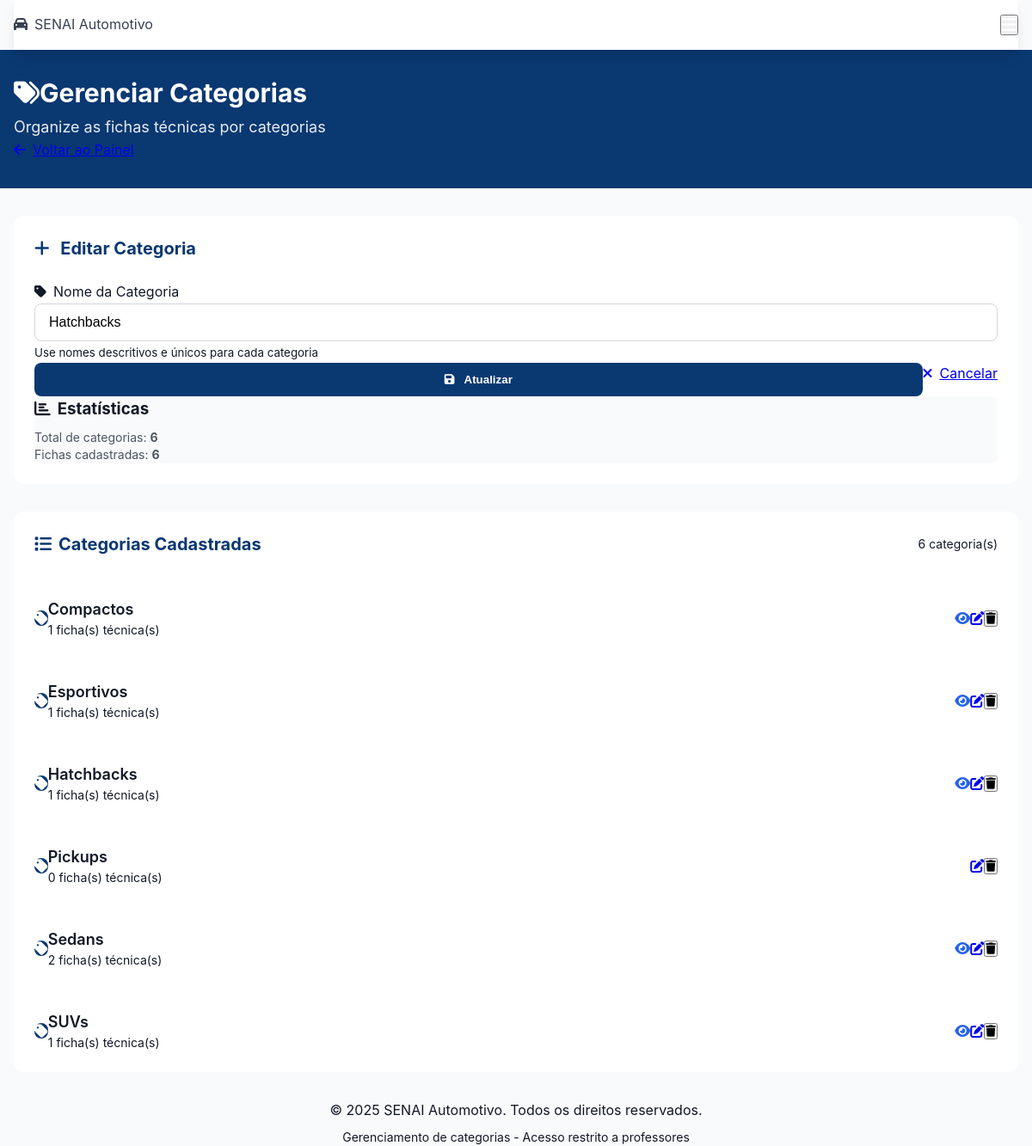
Page /categorias.php?edit=2 (signed in) on the committed database.
### tables this page shows
CREATE TABLE IF NOT EXISTS categorias (
    id INT AUTO_INCREMENT PRIMARY KEY,
    nome VARCHAR(255) NOT NULL UNIQUE
);

### categorias.php (the view, shortened to what this page needs)
<?php
$host = 'localhost';
$dbname = 'senai_automotivo';
$username = 'root';
$password = '';
try {
    $pdo = new PDO("mysql:host=$host;dbname=$dbname", $username, $password);
    $pdo->setAttribute(PDO::ATTR_ERRMODE, PDO::ERRMODE_EXCEPTION);
} catch(PDOException $e) {
    die("Erro na conexão: " . $e->getMessage());
}
$stmt = $pdo->query("SELECT c.*, COUNT(f.id) as total_fichas
                     FROM categorias c
                     LEFT JOIN fichas_tecnicas f ON c.id = f.categoria_id
                     GROUP BY c.id
                     ORDER BY c.nome");
$categorias = $stmt->fetchAll(PDO::FETCH_ASSOC);
$editCategoria = null;
if (isset($_GET['edit']) && is_numeric($_GET['edit'])) {
    $stmt = $pdo->prepare("SELECT * FROM categorias WHERE id = ?");
    $stmt->execute([$_GET['edit']]);
    $editCategoria = $stmt->fetch(PDO::FETCH_ASSOC);
}
?>
<!DOCTYPE html>
<html lang="pt-BR">
<head>
    <link rel="stylesheet" href="style.css">
    <link rel="stylesheet" href="https://cdn.jsdelivr.net/npm/@fortawesome/fontawesome-free@6.4.0/css/all.min.css">
</head>
<body>
    <header class="header">
        <div class="container mx-auto px-4">
            <nav class="flex justify-between items-center py-4">
                <a href="index.php" class="logo">
                    <i class="fas fa-car mr-2"></i>SENAI Automotivo
                </a>
                <button class="md:hidden text-white" onclick="toggleMobileMenu()">
                    <i class="fas fa-bars text-xl"></i>
                </button>
            </nav>
        </div>
    </header>
    <section class="bg-senai-blue text-white py-8">
        <div class="container mx-auto px-4">
            <div class="flex flex-col md:flex-row justify-between items-start md:items-center">
                <div>
                    <h1 class="text-3xl font-bold mb-2">
                        <i class="fas fa-tags mr-3"></i>Gerenciar Categorias
                    </h1>
                    <p class="text-lg opacity-90">
                        Organize as fichas técnicas por categorias
                    </p>
                </div>
                <div class="mt-4 md:mt-0">
                    <a href="painel_professor.php" class="btn btn-secondary">
                        <i class="fas fa-arrow-left mr-2"></i>Voltar ao Painel
                    </a>
                </div>
            </div>
        </div>
    </section>
    <section class="py-8">
        <div class="container mx-auto px-4">
            <div class="grid grid-cols-1 lg:grid-cols-3 gap-8">
                <div class="lg:col-span-1">
                    <div class="bg-white rounded-xl shadow p-6">
                        <h2 class="text-xl font-bold senai-blue mb-6">
                            <i class="fas fa-plus mr-2"></i>
                            <?php echo $editCategoria ? 'Editar Categoria' : 'Nova Categoria'; ?>
                        </h2>
                        <form method="POST">
                            <div class="form-group">
                                <label for="nome" class="form-label">
                                    <i class="fas fa-tag mr-2"></i>Nome da Categoria
                                </label>
                                <input type="text"
                                       id="nome"
                                       name="nome"
                                       class="form-input"
                                       placeholder="Ex: Sedans, SUVs, Hatchbacks..."
                                       value="<?php echo htmlspecialchars($editCategoria['nome'] ?? ''); ?>"
                                       required>
                                <small class="text-gray-500">
                                    Use nomes descritivos e únicos para cada categoria
                                </small>
                            </div>
                            <div class="flex gap-3">
                                <button type="submit" class="btn btn-primary flex-1">
                                    <i class="fas fa-save mr-2"></i>
                                    <?php echo $editCategoria ? 'Atualizar' : 'Criar'; ?>
                                </button>
                                <?php if ($editCategoria): ?>
                                    <a href="categorias.php" class="btn btn-secondary">
                                        <i class="fas fa-times mr-2"></i>Cancelar
                                    </a>
                                <?php endif; ?>
                            </div>
                        </form>
                        <div class="mt-8 p-4 bg-gray-50 rounded-lg">
                            <h3 class="font-bold text-gray-800 mb-2">
                                <i class="fas fa-chart-bar mr-2"></i>Estatísticas
                            </h3>
                            <div class="text-sm text-gray-600">
                                <p>Total de categorias: <strong><?php echo count($categorias); ?></strong></p>
                                <p>Fichas cadastradas: <strong><?php echo array_sum(array_column($categorias, 'total_fichas')); ?></strong></p>
                            </div>
                        </div>
                    </div>
                </div>
                <div class="lg:col-span-2">
                    <div class="bg-white rounded-xl shadow">
                        <div class="p-6 border-b border-gray-200">
                            <div class="flex justify-between items-center">
                                <h2 class="text-xl font-bold senai-blue">
                                    <i class="fas fa-list mr-2"></i>Categorias Cadastradas
                                </h2>
                                <div class="text-sm text-gray-500">
                                    <?php echo count($categorias); ?> categoria(s)
                                </div>
                            </div>
                        </div>
                        <?php if (empty($categorias)): ?>
                            <div class="p-8 text-center">
                                <i class="fas fa-tags text-6xl text-gray-300 mb-4"></i>
                                <h3 class="text-xl font-bold text-gray-600 mb-2">Nenhuma categoria cadastrada</h3>
                                <p class="text-gray-500">
                                    Crie sua primeira categoria para organizar as fichas técnicas
                                </p>
                            </div>
                        <?php else: ?>
                            <div class="divide-y divide-gray-200">
                                <?php foreach ($categorias as $categoria): ?>
                                    <div class="p-6 hover:bg-gray-50 transition-colors">
                                        <div class="flex items-center justify-between">
                                            <div class="flex items-center">
                                                <div class="w-12 h-12 bg-senai-blue rounded-lg flex items-center justify-center mr-4">
                                                    <i class="fas fa-tag text-white text-lg"></i>
                                                </div>
                                                <div>
                                                    <h3 class="text-lg font-semibold text-gray-900">
                                                        <?php echo htmlspecialchars($categoria['nome']); ?>
                                                    </h3>
                                                    <p class="text-sm text-gray-500">
                                                        <?php echo $categoria['total_fichas']; ?> ficha(s) técnica(s)
                                                    </p>
                                                </div>
                                            </div>
                                            <div class="flex items-center space-x-3">
                                                <?php if ($categoria['total_fichas'] > 0): ?>
                                                    <a href="fichas.php?categoria=<?php echo $categoria['id']; ?>"
                                                       class="text-blue-600 hover:text-blue-800"
                                                       title="Ver fichas desta categoria">
                                                        <i class="fas fa-eye"></i>
                                                    </a>
                                                <?php endif; ?>
                                                <a href="categorias.php?edit=<?php echo $categoria['id']; ?>"
                                                   class="text-green-600 hover:text-green-800"
                                                   title="Editar categoria">
                                                    <i class="fas fa-edit"></i>
                                                </a>
                                                <button onclick="confirmDelete(<?php echo $categoria['id']; ?>, '<?php echo addslashes($categoria['nome']); ?>', <?php echo $categoria['total_fichas']; ?>)"
                                                        class="text-red-600 hover:text-red-800"
                                                        title="Excluir categoria">
                                                    <i class="fas fa-trash"></i>
                                                </button>
                                            </div>
                                        </div>
                                    </div>
                                <?php endforeach; ?>
                            </div>
                        <?php endif; ?>
                    </div>
                </div>
            </div>
        </div>
    </section>
    <footer class="footer">
        <div class="container mx-auto px-4">
            <div class="text-center">
                <p>&copy; <?php echo date('Y'); ?> SENAI Automotivo. Todos os direitos reservados.</p>
                <p class="mt-2 text-sm opacity-75">
                    Gerenciamento de categorias - Acesso restrito a professores
                </p>
            </div>
        </div>
    </footer>
</body>
</html>

### style.css (style rules this page uses)
:root { --senai-blue: #0A3871; --senai-red: #E31E24; --senai-dark: #1D2939; --gray-50: #f9fafb; --gray-100: #f3f4f6; --gray-200: #e5e7eb; --gray-300: #d1d5db; --gray-400: #9ca3af; --gray-500: #6b7280; --gray-600: #4b5563; --gray-700: #374151; --gray-800: #1f2937; --gray-900: #111827; --blue-600: #2563eb; --blue-700: #1d4ed8; --blue-800: #1e40af; }
* { margin: 0; padding: 0; box-sizing: border-box; }
body { font-family: -apple-system, BlinkMacSystemFont, "Segoe UI", Roboto, "Helvetica Neue", Arial, sans-serif; line-height: 1.6; color: var(--gray-900); background-color: var(--gray-50); }
.mx-auto { margin-left: auto; margin-right: auto; }
.px-4 { padding-left: 1rem; padding-right: 1rem; }
.py-4 { padding-top: 1rem; padding-bottom: 1rem; }
.py-8 { padding-top: 2rem; padding-bottom: 2rem; }
.p-6 { padding: 1.5rem; }
.mb-6 { margin-bottom: 1.5rem; }
.mr-2 { margin-right: 0.5rem; }
.flex { display: flex; }
.justify-between { justify-content: space-between; }
.justify-center { justify-content: center; }
.items-center { align-items: center; }
.flex-col { flex-direction: column; }
.flex-1 { flex: 1 1 0%; }
.grid { display: grid; }
.grid-cols-1 { grid-template-columns: repeat(1, minmax(0, 1fr)); }
.gap-8 { gap: 2rem; }
.bg-white { background-color: #ffffff; }
.bg-gray-50 { background-color: var(--gray-50); }
.bg-senai-blue { background-color: var(--senai-blue); }
.text-white { color: #ffffff; }
.text-gray-600 { color: var(--gray-600); }
.text-blue-600 { color: var(--blue-600); }
.senai-blue { color: var(--senai-blue); }
.text-xl { font-size: 1.25rem; line-height: 1.75rem; }
.text-3xl { font-size: 1.875rem; line-height: 2.25rem; }
.text-lg { font-size: 1.125rem; line-height: 1.75rem; }
.text-sm { font-size: 0.875rem; line-height: 1.25rem; }
.font-bold { font-weight: 700; }
.font-semibold { font-weight: 600; }
.text-center { text-align: center; }
.rounded-xl { border-radius: 0.75rem; }
.rounded-lg { border-radius: 0.5rem; }
.mt-2 { margin-top: 0.5rem; }
.opacity-90 { opacity: 0.9; }
nav { background-color: #ffffff; box-shadow: 0 10px 15px -3px rgba(0, 0, 0, 0.1), 0 4px 6px -2px rgba(0, 0, 0, 0.05); position: sticky; top: 0; z-index: 50; }
nav a { color: var(--gray-700); text-decoration: none; transition: color 0.3s ease; }
.btn-primary { background-color: var(--senai-blue); border-color: var(--senai-blue); color: #ffffff; padding: 0.75rem 1.5rem; border-radius: 0.5rem; border: none; cursor: pointer; font-weight: 600; transition: all 0.3s ease; text-decoration: none; display: inline-block; text-align: center; }
input[type="text"], input[type="email"], input[type="password"], input[type="number"], select, textarea { width: 100%; padding: 0.75rem 1rem; border: 1px solid var(--gray-300); border-radius: 0.5rem; font-size: 1rem; transition: all 0.3s ease; }
.transition-colors { transition: color 0.3s ease; }
.mb-2 { margin-bottom: 0.5rem; }

### rows in the picture
categorias: nome "Hatchbacks", total_fichas "1"
categorias: nome "Compactos", total_fichas "1"
categorias: nome "Esportivos", total_fichas "1"
categorias: nome "Pickups", total_fichas "0"
categorias: nome "Sedans", total_fichas "2"
categorias: nome "SUVs", total_fichas "1"

### other values in the picture
count($categorias) "6"
array_sum(array_column($categorias, 'total_fichas')) "6"
